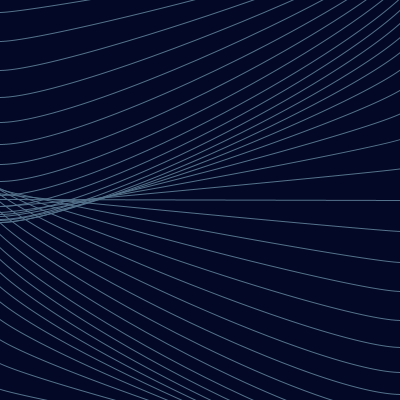
Frame 1 (no input)
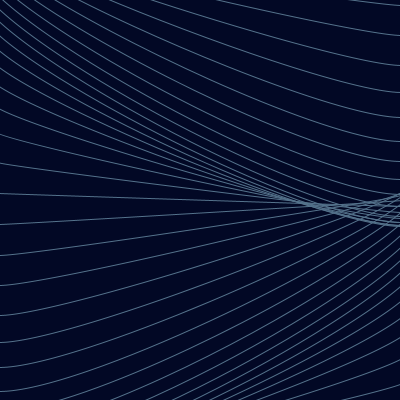
Frame 60 (the mouse pressed at the canvas centre just before this capture)
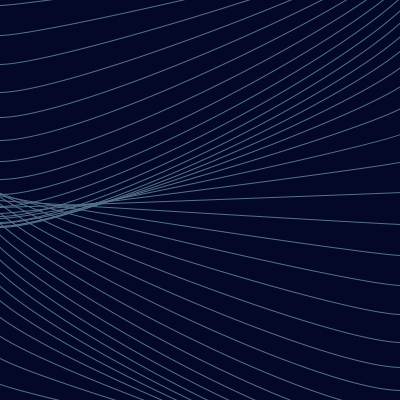
Frame 120 (the mouse held since frame 60 and released just before this capture)

The Processing sketch that drew these frames (run headless with seeded random() and noise(); from frame 60 on, the mouse is pressed at the canvas centre):

// Processing sketch: processing_136791
// ── processing_136791.pde

int num = 40;
int sw = 1;
float[] offSet = new float[num];
float offSetY = -50;
color bg = #020825;
color s = #54728B;
float theta, th;

void setup() {
  size(400, 400);
  background(bg);
  noFill();
  strokeWeight(sw);

  for (int i=0; i<num; i++) {
    offSet[i]=th;
    th += (TWO_PI/num);
  }
}

void draw() {
  translate(0, offSetY);
  background(bg);
  stroke(s);

  for (int i=0; i<num; i++) {
    float y = ((height-offSetY)/(num-(num/9)))*i; // trying to get the lines starting off-screen
    float vari = map(sin(theta+offSet[i]), -1, 1, -120, 120);
    bezier(-sw, y+vari,vari, y+vari, width+vari, y-vari, width+sw, y-vari);
  }

  theta += 0.0523;
}
